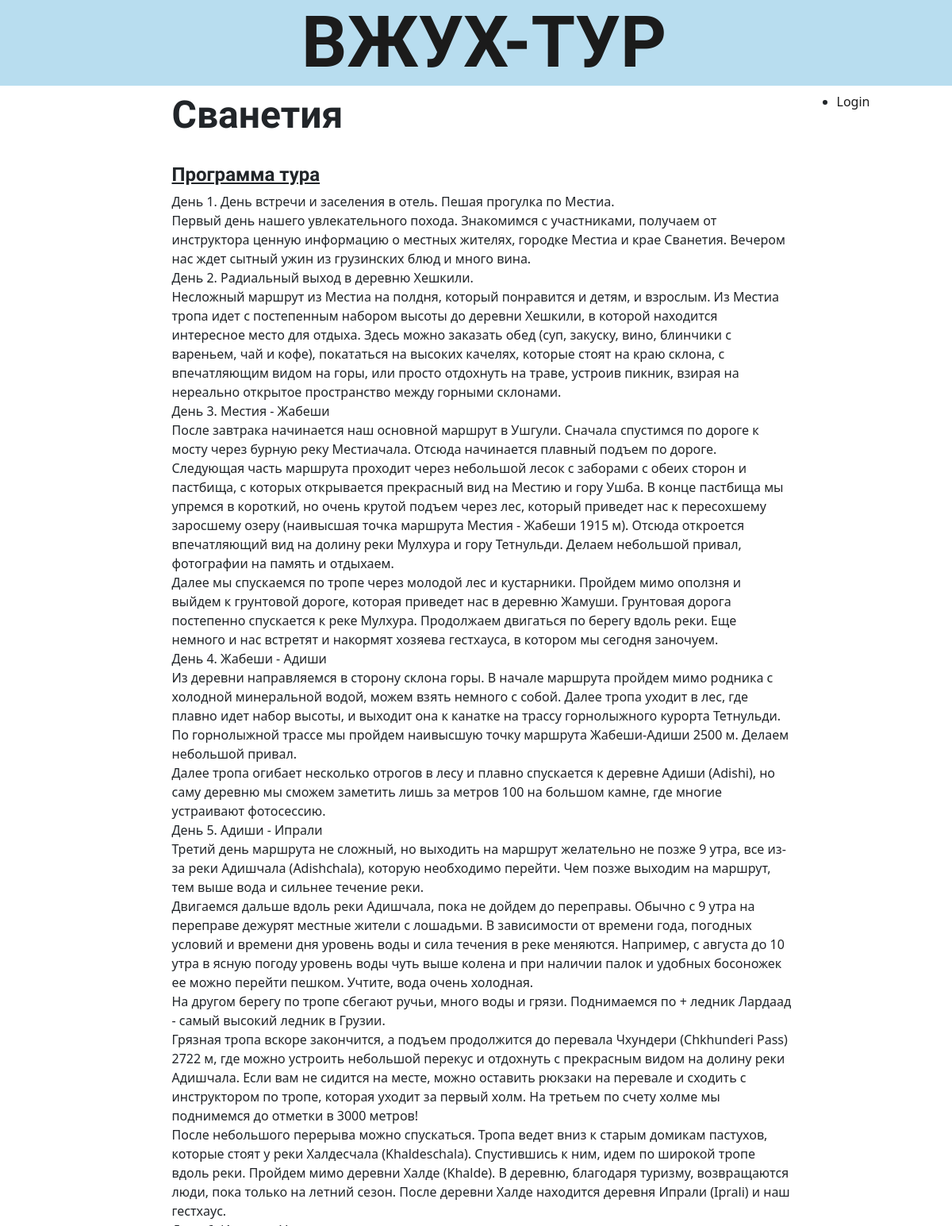
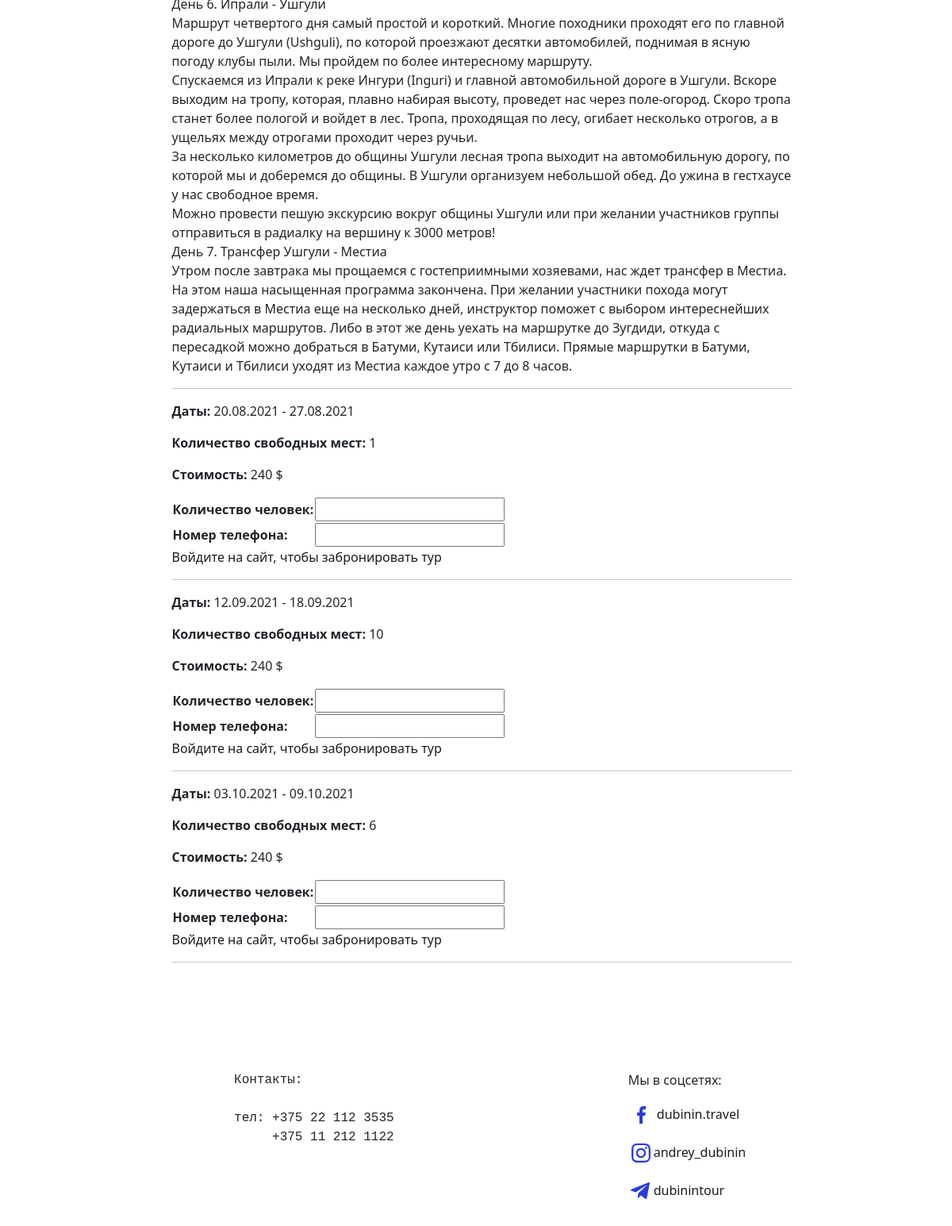
Page /g/5/ on the committed database (2 pictures, top to bottom).
### Vtur/models.py (models this page shows, shortened)
class Tour(models.Model):
    TOUR_TYPES = [('i', "Island"), ('g', "Georgia"), ('s', "Swamp"), ('f', "Float")]
    title = models.CharField(max_length=100, blank=False)
    tour_type = models.CharField(blank=False, max_length=1, choices=TOUR_TYPES)
    description = models.TextField(blank=False)
    program = models.TextField(blank=False)
    cost = models.IntegerField(blank=False)
    start_date = models.DateField(blank=False)
    end_date = models.DateField(blank=False)
    vacant_spot = models.IntegerField()
    image = models.ImageField(upload_to="uploads")

### Vtur/views.py (the view)
# urls.py: path('<str:tour_type>/<int:tour_id>/', VturViews.tour_detail, name='tour_detail'),
def tour_detail(request, tour_id, tour_type):
    tour = get_object_or_404(Tour, id=tour_id)
    tours = Tour.objects.filter(title=tour.title).order_by('start_date')
    if request.method == "POST":
        form = AddOrder(request.POST)
        if form.is_valid():
            order = Order()
            order.person_numbers = form.cleaned_data['person_numbers']
            order.contact_phone = form.cleaned_data['contact_phone']
            order.user = get_user(request)
            tour = get_object_or_404(Tour, start_date=request.POST['start_date'])
            order.tour = tour
            if int(order.person_numbers) <= tour.vacant_spot:
                tour.vacant_spot = tour.vacant_spot - int(order.person_numbers)
                tour.save()
                order.save()
                return render(request, 'tour_confirm.html', {'tour': order.tour})
            else:
                messages.add_message(request, messages.INFO, 'Недостаточно свободных мест')
                redirect('tour_confirm.html', {'tour_id':tour_id})
    else:
        form = AddOrder()
    return render(request, 'tour_detail.html', {'tour':tour, 'tours':tours,'near_tours':near_tours(), 'form':form})

### Vtur/forms.py
class AddOrder(forms.Form):
    person_numbers = forms.IntegerField(min_value=1, label='Количество человек')
    contact_phone = forms.RegexField(regex=r'^\+375\d{9}$', label='Номер телефона', error_messages={'invalid':'Введите телефон в формате +375ххххххххх'})

### Vtur/views.py (called while the page is built)
def near_tours():
    near_tours = Tour.objects.all().order_by('start_date')[:3]
    return near_tours

### Vtur/templates/tour_detail.html (shortened to what this page needs)
{% extends 'base.html' %}6
{% block content %}
    <div style="padding-bottom: 20px ">
        <h1>{{ tour.title }}</h1>
    <br>
        <h4 class="underline">Программа тура</h4>
        <p>{{ tour.program|linebreaksbr }}
        <hr>
            {% for t in tours %}
                {% if t.vacant_spot > 0 %}
                    <p><span class="bold">Даты:   </span>{{ t.start_date|date:"d.m.Y" }} - {{ t.end_date|date:"d.m.Y" }}</p>
                    <p><span class="bold">Количество свободных мест: </span>{{ t.vacant_spot }} </p>
                    <p><span class="bold">Стоимость:</span> {{ t.cost }} $</p>
                    <div>
                        <form method="POST" enctype="multipart/form-data">
                            <table>
                                {{ form }}
                            </table>
                            {% if user.is_authenticated %}
                                <button type="submit" class="btn btn-outline-primary">Забронировать</button>
                            {% else %}
                                <a href="{% url 'login' %}?next={{ request.path }}">Войдите на сайт, чтобы забронировать
                                    тур </a>
                            {% endif %}
                        </form>
                    </div>
                    <hr>
                {% endif %}
            {% endfor %}
    </div>
{% endblock %}

### Vtur/static/Vtur/css/style.css (style rules this page uses)
h1, h2, h3, h4, h5 { font-family: 'Amatic SC', cursive; font-weight: 700; }
a { text-decoration: none; color: #1b1b1b; }
h1 { font-size: xxx-large; }
.underline { text-decoration: underline; }
.bold { font-weight: bold; }

### rows in the picture
Tour: title "Сванетия", program "День 1. День встречи и заселения в отель. Пешая прогулка по Местиа. Первый день нашего увлекательного похода. Знакомимся с участниками, получаем от инструктора ценную информацию о местных жителях, городке Местиа и крае Сванетия. Вечером нас ждет сытный ужин из грузинских блюд и много вина. День 2. Радиальный выход в деревню Хешкили. Несложный маршрут из Местиа на полдня, который понравится и детям, и взрослым. Из Местиа тропа идет с постепенным набором высоты до деревни Хешкили, в которой находится интересное место для отдыха. Здесь можно заказать обед (суп, закуску, вино, блинчики с вареньем, чай и кофе), покататься на высоких качелях, которые стоят на краю склона, с впечатляющим видом на…", start_date "20.08.2021", end_date "27.08.2021", vacant_spot "1", cost "240"
Tour: start_date "12.09.2021", end_date "18.09.2021", vacant_spot "10", cost "240"
Tour: start_date "03.10.2021", end_date "09.10.2021", vacant_spot "6", cost "240"
